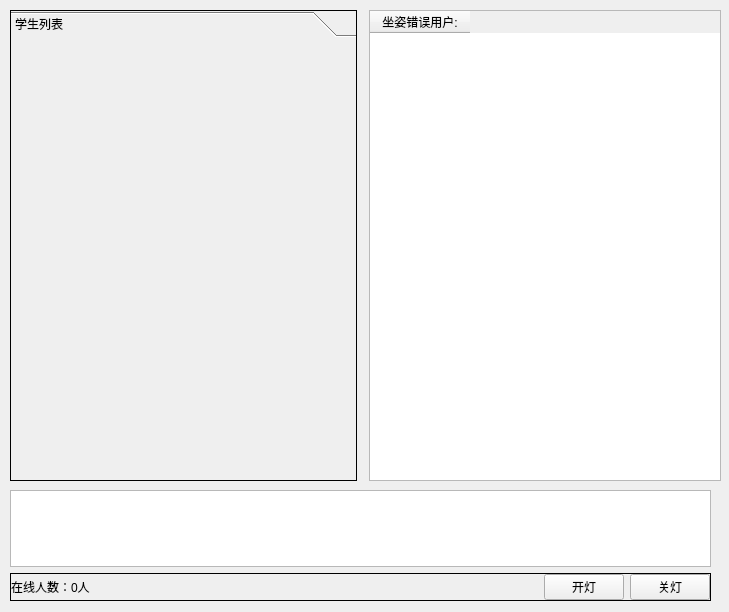
<?xml version="1.0" encoding="UTF-8"?>
<ui version="4.0">
 <class>Widget</class>
 <widget class="QWidget" name="Widget">
  <property name="geometry">
   <rect>
    <x>0</x>
    <y>0</y>
    <width>729</width>
    <height>612</height>
   </rect>
  </property>
  <property name="windowTitle">
   <string>Widget</string>
  </property>
  <widget class="QWidget" name="widget_3" native="true">
   <property name="geometry">
    <rect>
     <x>10</x>
     <y>10</y>
     <width>711</width>
     <height>471</height>
    </rect>
   </property>
   <layout class="QHBoxLayout" name="horizontalLayout_6">
    <property name="leftMargin">
     <number>0</number>
    </property>
    <property name="topMargin">
     <number>0</number>
    </property>
    <property name="rightMargin">
     <number>0</number>
    </property>
    <property name="bottomMargin">
     <number>0</number>
    </property>
    <item>
     <widget class="QWidget" name="widget_4" native="true">
      <layout class="QHBoxLayout" name="layouts">
       <property name="leftMargin">
        <number>0</number>
       </property>
       <property name="topMargin">
        <number>0</number>
       </property>
       <property name="rightMargin">
        <number>0</number>
       </property>
       <property name="bottomMargin">
        <number>0</number>
       </property>
       <item>
        <widget class="QFrame" name="frame_3">
         <property name="frameShape">
          <enum>QFrame::Box</enum>
         </property>
         <layout class="QHBoxLayout" name="horizontalLayout_5">
          <property name="leftMargin">
           <number>0</number>
          </property>
          <property name="topMargin">
           <number>0</number>
          </property>
          <property name="rightMargin">
           <number>0</number>
          </property>
          <property name="bottomMargin">
           <number>0</number>
          </property>
          <item>
           <widget class="QToolBox" name="toolBox">
            <property name="currentIndex">
             <number>0</number>
            </property>
            <widget class="QWidget" name="page_2">
             <property name="geometry">
              <rect>
               <x>0</x>
               <y>0</y>
               <width>343</width>
               <height>439</height>
              </rect>
             </property>
             <attribute name="label">
              <string>学生列表</string>
             </attribute>
             <layout class="QHBoxLayout" name="horizontalLayout_3">
              <property name="leftMargin">
               <number>0</number>
              </property>
              <property name="topMargin">
               <number>0</number>
              </property>
              <property name="rightMargin">
               <number>0</number>
              </property>
              <property name="bottomMargin">
               <number>0</number>
              </property>
              <item>
               <widget class="QWidget" name="widget_5" native="true">
                <layout class="QVBoxLayout" name="stuLayout">
                 <property name="leftMargin">
                  <number>0</number>
                 </property>
                 <property name="topMargin">
                  <number>0</number>
                 </property>
                 <property name="rightMargin">
                  <number>0</number>
                 </property>
                 <property name="bottomMargin">
                  <number>0</number>
                 </property>
                </layout>
               </widget>
              </item>
             </layout>
            </widget>
           </widget>
          </item>
         </layout>
        </widget>
       </item>
       <item>
        <widget class="QWidget" name="widget" native="true">
         <layout class="QHBoxLayout" name="horizontalLayout_4">
          <property name="leftMargin">
           <number>0</number>
          </property>
          <property name="topMargin">
           <number>0</number>
          </property>
          <property name="rightMargin">
           <number>0</number>
          </property>
          <property name="bottomMargin">
           <number>0</number>
          </property>
         </layout>
        </widget>
       </item>
      </layout>
     </widget>
    </item>
    <item>
     <widget class="QWidget" name="widget_6" native="true">
      <layout class="QHBoxLayout" name="horizontalLayout_2">
       <property name="leftMargin">
        <number>0</number>
       </property>
       <property name="topMargin">
        <number>0</number>
       </property>
       <property name="rightMargin">
        <number>0</number>
       </property>
       <property name="bottomMargin">
        <number>0</number>
       </property>
       <item>
        <widget class="QTableWidget" name="stuTable">
         <column>
          <property name="text">
           <string>坐姿错误用户:</string>
          </property>
         </column>
        </widget>
       </item>
      </layout>
     </widget>
    </item>
   </layout>
  </widget>
  <widget class="QWidget" name="widget_7" native="true">
   <property name="geometry">
    <rect>
     <x>10</x>
     <y>490</y>
     <width>701</width>
     <height>111</height>
    </rect>
   </property>
   <layout class="QVBoxLayout" name="verticalLayout">
    <property name="leftMargin">
     <number>0</number>
    </property>
    <property name="topMargin">
     <number>0</number>
    </property>
    <property name="rightMargin">
     <number>0</number>
    </property>
    <property name="bottomMargin">
     <number>0</number>
    </property>
    <item>
     <widget class="QWidget" name="widget_2" native="true">
      <layout class="QHBoxLayout" name="horizontalLayout_7">
       <property name="leftMargin">
        <number>0</number>
       </property>
       <property name="topMargin">
        <number>0</number>
       </property>
       <property name="rightMargin">
        <number>0</number>
       </property>
       <property name="bottomMargin">
        <number>0</number>
       </property>
       <item>
        <widget class="QPlainTextEdit" name="mesPlainText"/>
       </item>
      </layout>
     </widget>
    </item>
    <item>
     <widget class="QFrame" name="frame_3">
      <property name="frameShape">
       <enum>QFrame::Box</enum>
      </property>
      <layout class="QHBoxLayout" name="horizontalLayout">
       <property name="leftMargin">
        <number>0</number>
       </property>
       <property name="topMargin">
        <number>0</number>
       </property>
       <property name="rightMargin">
        <number>0</number>
       </property>
       <property name="bottomMargin">
        <number>0</number>
       </property>
       <item>
        <widget class="QLabel" name="stuNumLabel">
         <property name="text">
          <string>在线人数：0人</string>
         </property>
        </widget>
       </item>
       <item>
        <spacer name="horizontalSpacer">
         <property name="orientation">
          <enum>Qt::Horizontal</enum>
         </property>
         <property name="sizeHint" stdset="0">
          <size>
           <width>40</width>
           <height>20</height>
          </size>
         </property>
        </spacer>
       </item>
       <item>
        <widget class="QPushButton" name="kaiBtn">
         <property name="text">
          <string>开灯</string>
         </property>
        </widget>
       </item>
       <item>
        <widget class="QPushButton" name="guanBtn">
         <property name="text">
          <string>关灯</string>
         </property>
        </widget>
       </item>
      </layout>
     </widget>
    </item>
   </layout>
  </widget>
 </widget>
 <layoutdefault spacing="6" margin="11"/>
 <resources/>
 <connections/>
</ui>
